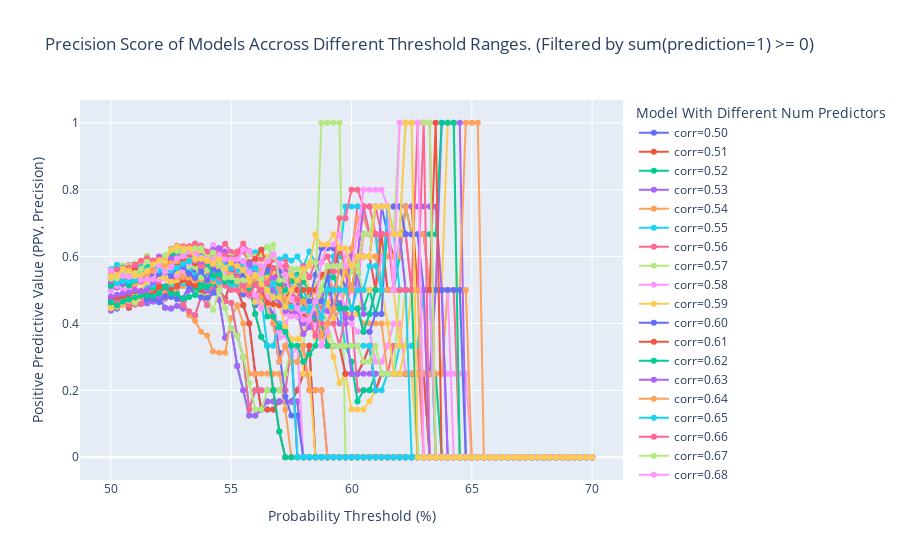

Notebook code for this chart:
### Code cell
plot_ppv_by_threshold_and_corr_predictor_level(list_of_dfs_by_predictors_used, False, 0, 50, 70, 0.25)
